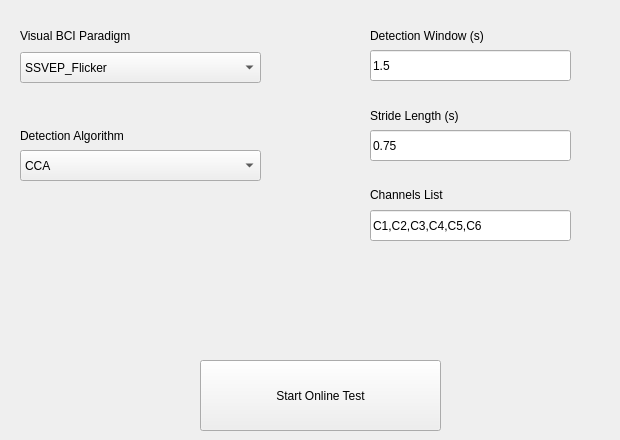
        <widget class="QWidget" name="tab_4">
         <attribute name="title">
          <string>Steady-State Visual BCI</string>
         </attribute>
         <widget class="QComboBox" name="ParadigmTypeDropDownSelection">
          <property name="geometry">
           <rect>
            <x>20</x>
            <y>52</y>
            <width>241</width>
            <height>31</height>
           </rect>
          </property>
          <item>
           <property name="text">
            <string>SSVEP_Flicker</string>
           </property>
          </item>
          <item>
           <property name="text">
            <string>SSMVEP_Checkerboard</string>
           </property>
          </item>
          <item>
           <property name="text">
            <string>AO_Gait</string>
           </property>
          </item>
         </widget>
         <widget class="QLabel" name="ParadigmTypeOnline">
          <property name="geometry">
           <rect>
            <x>20</x>
            <y>20</y>
            <width>241</width>
            <height>31</height>
           </rect>
          </property>
          <property name="toolTip">
           <string>the number of tasks for each class</string>
          </property>
          <property name="text">
           <string>Visual BCI Paradigm</string>
          </property>
         </widget>
         <widget class="QPushButton" name="pushButton_online_ssvep_task">
          <property name="geometry">
           <rect>
            <x>200</x>
            <y>360</y>
            <width>241</width>
            <height>71</height>
           </rect>
          </property>
          <property name="text">
           <string>Start Online Test</string>
          </property>
         </widget>
         <widget class="QLabel" name="DetectionAlgorithmType">
          <property name="geometry">
           <rect>
            <x>20</x>
            <y>120</y>
            <width>241</width>
            <height>31</height>
           </rect>
          </property>
          <property name="toolTip">
           <string>the number of tasks for each class</string>
          </property>
          <property name="text">
           <string>Detection Algorithm</string>
          </property>
         </widget>
         <widget class="QComboBox" name="DetectionAlgorithmTypeDropDownSelection">
          <property name="geometry">
           <rect>
            <x>20</x>
            <y>150</y>
            <width>241</width>
            <height>31</height>
           </rect>
          </property>
          <property name="currentText">
           <string>CCA</string>
          </property>
          <item>
           <property name="text">
            <string>CCA</string>
           </property>
          </item>
          <item>
           <property name="text">
            <string>C-CNN</string>
           </property>
          </item>
         </widget>
         <widget class="QLabel" name="DetectionWindow">
          <property name="geometry">
           <rect>
            <x>370</x>
            <y>20</y>
            <width>241</width>
            <height>31</height>
           </rect>
          </property>
          <property name="toolTip">
           <string>the number of tasks for each class</string>
          </property>
          <property name="text">
           <string>Detection Window (s)</string>
          </property>
         </widget>
         <widget class="QLineEdit" name="lineEdit_InputSSVEPOnlineWindow">
          <property name="geometry">
           <rect>
            <x>370</x>
            <y>50</y>
            <width>201</width>
            <height>31</height>
           </rect>
          </property>
          <property name="text">
           <string>1.5</string>
          </property>
          <property name="placeholderText">
           <string>e.g. 3</string>
          </property>
         </widget>
         <widget class="QLabel" name="OnlineChannelsList">
          <property name="geometry">
           <rect>
            <x>370</x>
            <y>180</y>
            <width>241</width>
            <height>30</height>
           </rect>
          </property>
          <property name="toolTip">
           <string>the number of tasks for each class</string>
          </property>
          <property name="text">
           <string>Channels List</string>
          </property>
         </widget>
         <widget class="QLineEdit" name="lineEdit_InputOnlineSSVEPChannels">
          <property name="geometry">
           <rect>
            <x>370</x>
            <y>210</y>
            <width>201</width>
            <height>31</height>
           </rect>
          </property>
          <property name="text">
           <string>C1,C2,C3,C4,C5,C6</string>
          </property>
          <property name="placeholderText">
           <string>e.g. C1,C2,C3,C4,C5,C6</string>
          </property>
         </widget>
         <widget class="QLabel" name="StrideLength">
          <property name="geometry">
           <rect>
            <x>370</x>
            <y>100</y>
            <width>241</width>
            <height>31</height>
           </rect>
          </property>
          <property name="toolTip">
           <string>the number of tasks for each class</string>
          </property>
          <property name="text">
           <string>Stride Length (s)</string>
          </property>
         </widget>
         <widget class="QLineEdit" name="lineEdit_InputSSVEPOnlineStrideLength">
          <property name="geometry">
           <rect>
            <x>370</x>
            <y>130</y>
            <width>201</width>
            <height>31</height>
           </rect>
          </property>
          <property name="text">
           <string>0.75</string>
          </property>
          <property name="placeholderText">
           <string>e.g. 30</string>
          </property>
         </widget>
        </widget>
